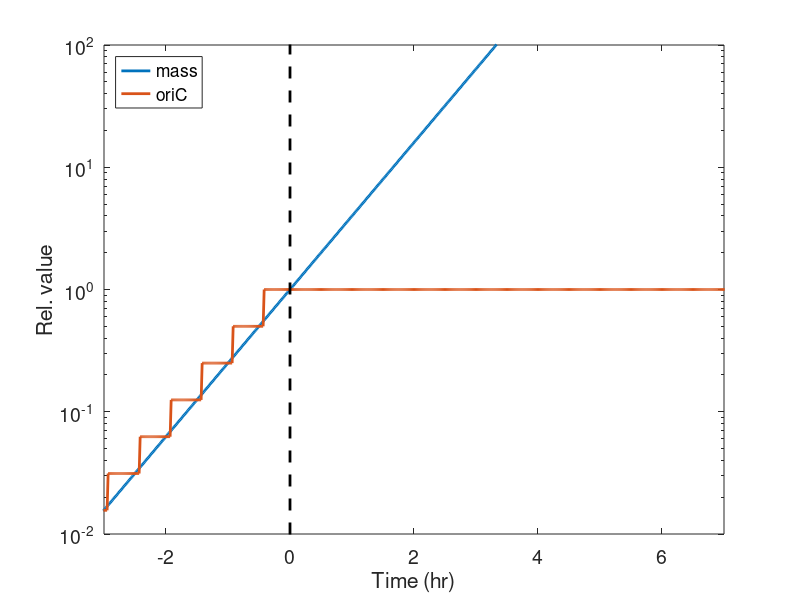
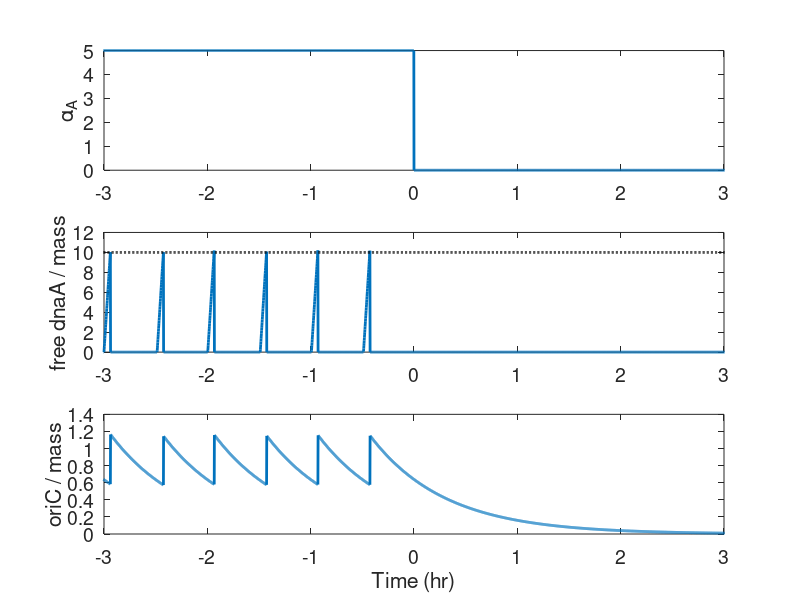

Write the MATLAB code that produced these figures, in order.
% this script describe the hns dnaA initial model + adder division model
% the core of this model is OriC/determine adder at each division

close all ; clear all ;
tic;
%% global parameters
TT = 1000 ; % total calculation time (min)
dt = 0.1 ; % calculation time step (min)
dtR = 1 ; % time step for recording (min)
RTlist = dtR : dtR : TT ; % time list (min)
Ctime = 500; % changing time of hns expression (min)


CAcc = 10 ; % critical cytoplasmic dnaA concentration to initiate DNA replication 
alpha0 = 5;
datAn = 100 ; % dnaA binding site on datA
Chns = 300 ; % number of hns binding to each chromosome
alphaH0 = 0;
Tseq = 10;
dTdatA = 0 ; % time delay between OriC and datA (min)

DT = 30; 
Cperiod = 42;
DNAlength = ceil(Cperiod/dt) ; % DNA length is set to fix V fork = 1 ;
lambda0 = log(2)/DT ; % cell mass growth rate (min^-1)


Tlist = dt:dt:TT;
alpha0_list = nan(size(Tlist));
alpha0_list(1:Ctime/dt) = alpha0;
alpha0_list(Ctime/dt:end) = 0;


% figure;
% plot(Tlist/60,alpha0_list);
% xlabel('time (hr)');
% ylabel('\alpha_0')
% drawnow;

%% initiation 

DNAcopy = 1*ones(1,DNAlength);
DNA = sum(DNAcopy)/DNAlength ;
OriC = DNAcopy(1);
Nd = DNAcopy(dTdatA/dt+1); 

nrep = 1 ; % number of DNA replication. starting from 1, not 0
ndiv = 1; % number of cell division

V = 1 ; % initial cell mass
A = 1 ; % initial dnaA protein
H = alphaH0 * V;
Abox = max((Nd*datAn + DNA*Chns - H),0);
Af = max((A - Abox),0) ;
lambda = lambda0;
alpha = alpha0; 

rpt = NaN(1,ceil(TT/DT)+10) ;
Prep = 1;
RpO = 1;

%% main loop
for t = 1 : length(Tlist)
    
    alpha = alpha0_list(t);
    
    OriC = DNAcopy(1);
    DNA = sum(DNAcopy)/DNAlength ;
    Nd = DNAcopy(dTdatA/dt+1); % copy number of datA
    A = A + alpha*V*dt;
    V = V + lambda*V*dt ;
    H = alphaH0*V;
    Abox = max((Nd*datAn + DNA*Chns - H),0);
    Af = max(A-Abox,0);
    
    % check new replication initiation condition
    if Af/V > CAcc && RpO == 1
%     if Af/V > CAcc
        nrep = nrep +1; % replication number +1
        Prep(nrep) = 1 ; % generate new replication position
        rpt(nrep) = t*dt; % replication time +dt
        RpO = 0; % stop new replicaiton initiation
    end
    
    if t == ceil((rpt(nrep) + Tseq)/dt); RpO = 1; end
    
    
    % DNA replication
    for f = 1 : length(Prep) 
        if Prep(f) <= Cperiod/dt
           DNAcopy(Prep(f)) = DNAcopy(Prep(f))*2 ; % all DNA replicates
            Prep(f) = Prep(f) +1 ; % replication position moves
        else if Prep(f) > Cperiod/dt % DNA replication terminates
            Prep(f) = NaN ;   
            end
        end
    end
    

    % recording
    if rem(t*dt,dtR)==0 
        Rec_A(t*dt/dtR) = A ; % 
        Rec_Af(t*dt/dtR) = Af ; % 
        Rec_V(t*dt/dtR) = V  ; 
        Rec_OriC(t*dt/dtR) = OriC ; 
        Rec_DNA(t*dt/dtR) = DNA ; 
    end
    
    
    list_A(t) = A ; % 
    list_Af(t) = Af ; % 
    list_V(t) = V ; % 
    list_OriC(t) = OriC ; % 
    
end

toc;
%% plot time course data

ht=figure(); 
semilogy(RTlist/60-Ctime/60,Rec_V/(Rec_V(Ctime/dtR)),'linewidth',2); hold all
semilogy(RTlist/60-Ctime/60,Rec_OriC/(Rec_OriC(Ctime/dtR)),'linewidth',2); hold all
semilogy([0 0]/60,[10^-10 10^5],'k--','linewidth',2); hold all
xlim([-3 7]);
ylim([10^-2 10^2])
xlabel('Time (hr)'); ylabel('Rel. value');
legend('mass','oriC','location','NorthWest'); hold off
set(gca,'fontsize',14);
drawnow


%%
h=figure('position',[100 100 500 600]); 
subplot(3,1,1)
plot((Tlist(3000:7000)-Ctime)/60,alpha0_list(3000:7000),'linewidth',2); hold all
ylabel('\alpha_A'); xlim([-3 3]);
set(gca,'fontsize',14);
subplot(3,1,2)
plot((Tlist(3000:7000)-Ctime)/60,list_Af(3000:7000)./list_V(3000:7000),'linewidth',2); hold all
plot((Tlist(3000:7000)-Ctime)/60, 10*ones(size((Tlist(3000:7000)-Ctime)/60)),'k--','linewidth',2);
ylabel('free dnaA / mass');xlim([-3 3]);
set(gca,'fontsize',14);
subplot(3,1,3)
plot((Tlist(3000:7000)-Ctime)/60,list_OriC(3000:7000)./list_V(3000:7000),'linewidth',2); hold all
ylabel('oriC / mass');xlim([-3 3]);

xlabel('Time (hr)');
set(gca,'fontsize',14);
drawnow
